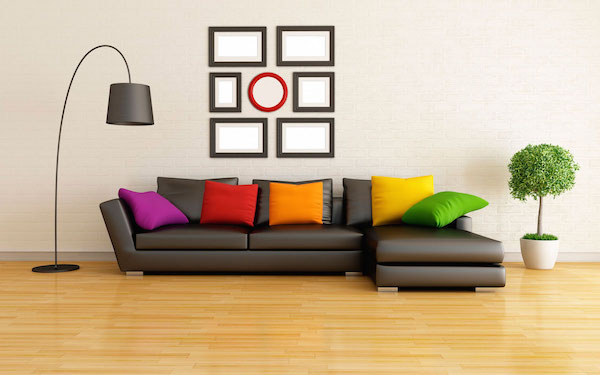
//> input picture Images/01.jpg, 600 x 375 px
$ ./main ../Images/01.jpg   (built with g++ and OpenCV 4)
//> lines starting //> are read from the running program, lines starting //| are printed output that depends on the picture; after the words box and inside, x2 and y2 are one past the last pixel; in counts of white or black regions, pixels touching at a corner belong together
#include <opencv2/core/core.hpp>
#include "opencv2/imgproc.hpp"
#include <opencv2/highgui/highgui.hpp>
#include <iostream>

using namespace cv;
using namespace std;

int main(int argc, char** argv) {
    if (argc != 2) {
        cout <<" Usage: Segmentation ImageToLoad" << endl;
        return -1;
    }

    Mat image = imread(argv[1]), gray, thresh;
//> image is the input picture: 375 rows x 600 cols, CV_8UC3; mean B, G, R 147.5, 177.8, 198.9

    if (!image.data) {
        cout << "Could not open or find the image" << endl;
        return -1;
    }

    imshow("Image", image);

    cvtColor(image, gray, COLOR_BGR2GRAY);
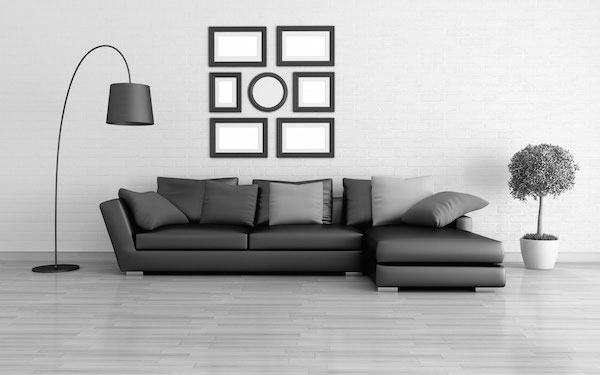
//> gray: 375 rows x 600 cols, CV_8UC1; min 0, max 255, mean 180.7
    imshow("Gray", gray);

    threshold(gray, thresh, 0, 255, THRESH_BINARY_INV + THRESH_OTSU);
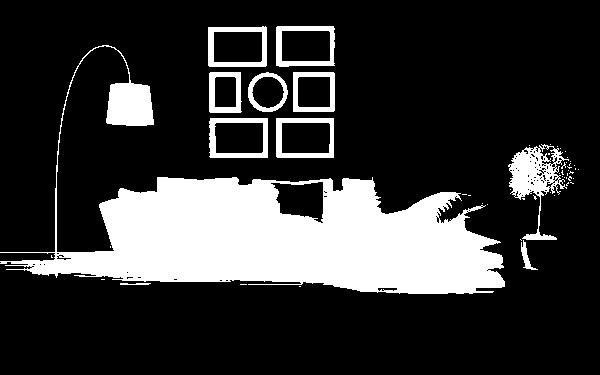
//> thresh: 375 rows x 600 cols, CV_8UC1; 21% white; 53 white regions (42 under 20 px), largest, box (x1, y1, x2, y2) and area: (0, 45, 505, 294) 39272, (508, 144, 569, 240) 2087, (208, 26, 267, 67) 922
    imshow("Threshold", thresh);

    Mat opening, sure_bg, dist_transform, sure_fg, unknown;
    Mat kernel = Mat::ones(3, 3, CV_8U);
    morphologyEx(thresh, opening, MORPH_OPEN, kernel, Point(-1, -1), 2);
//> opening: 375 rows x 600 cols, CV_8UC1; 19.6% white; 18 white regions, largest, box (x1, y1, x2, y2) and area: (32, 177, 505, 294) 36007, (106, 83, 154, 126) 1817, (511, 152, 546, 195) 948
    imshow("Opening", opening);

    dilate(opening, sure_bg, kernel, Point(-1, -1), 3);
//> sure_bg: 375 rows x 600 cols, CV_8UC1; 25% white; 9 white regions, largest, box (x1, y1, x2, y2) and area: (25, 174, 508, 297) 40714, (205, 24, 271, 161) 5299, (273, 23, 338, 161) 5290
    imshow("Background", sure_bg);

    double min, max;
    distanceTransform(opening, dist_transform, DIST_L2, 5);
    normalize(dist_transform, dist_transform, 0, 1, NORM_MINMAX);
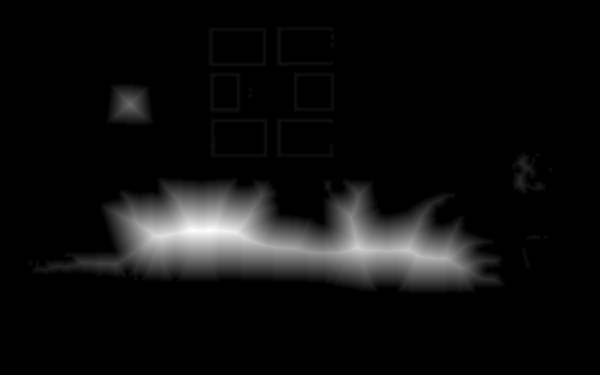
//> dist_transform: 375 rows x 600 cols, CV_32FC1; min 0, max 1, mean 0.0573
    imshow("Distance Transform", dist_transform);

    minMaxLoc(dist_transform, &min, &max);
//> min = 0; max = 1
    threshold(dist_transform, sure_fg, 0.5 * max, 255, 0);
//> sure_fg: 375 rows x 600 cols, CV_32FC1; 4.3% white; 1 white region, box (x1, y1, x2, y2) and area: (131, 204, 461, 268) 9755

    imshow("Foreground", sure_fg);

    sure_fg.convertTo(sure_fg, CV_8U);
    subtract(sure_bg, sure_fg, unknown);
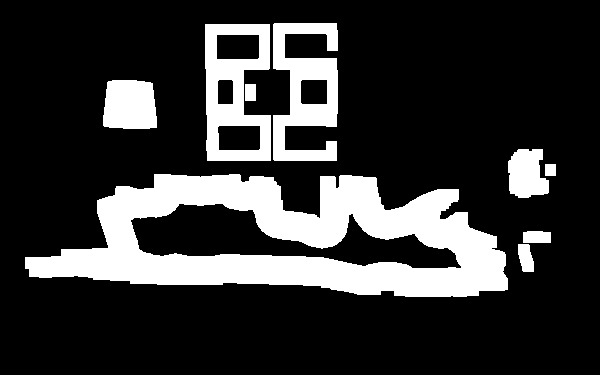
//> unknown: 375 rows x 600 cols, CV_8UC1; 20.7% white; 9 white regions

    imshow("Unknown", unknown);

    vector< vector<Point> > contours;
    findContours(sure_fg, contours, CV_RETR_EXTERNAL, CV_CHAIN_APPROX_SIMPLE);
//> contours = 1 contour; box (x1, y1, x2, y2) and area: (131, 204, 461, 268) 9391

    Mat markers = Mat::zeros(sure_fg.size(), CV_32SC1);

    for (size_t i = 0; i < contours.size(); i++)
        drawContours(markers, contours, static_cast<int>(i), Scalar::all(static_cast<int>(i) + 1), -1);
//> this loop made 1 pass

    imshow("Markers", markers * 10000);

    watershed(image, markers);
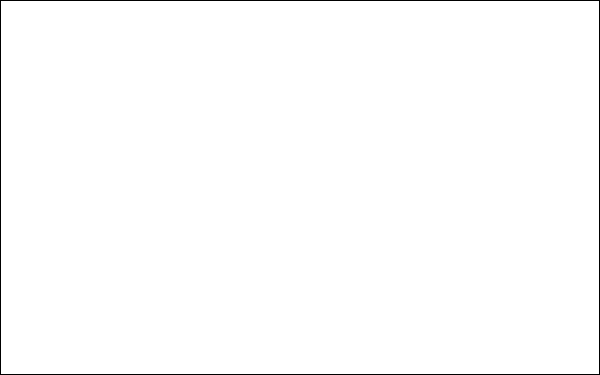
//> markers: 375 rows x 600 cols, CV_32SC1; values -1 (black) and 1 (white), 99.1% white; black in thin lines or dots
    Mat wshed(markers.size(), CV_8UC3);

    vector<Vec3b> colors;
    for (size_t i = 0; i < contours.size(); i++) {
        int b = theRNG().uniform(0, 255);
        int g = theRNG().uniform(0, 255);
        int r = theRNG().uniform(0, 255);
        colors.push_back(Vec3b((uchar)b, (uchar)g, (uchar)r));
    }

    for (int i = 0; i < markers.rows; i++) {
        for (int j = 0; j < markers.cols; j++) {
            int value = markers.at<int>(i, j);
            if (value == -1) {
                wshed.at<Vec3b>(i, j) = Vec3b(255, 255, 255);
                image.at<Vec3b>(i, j) = Vec3b(0, 0, 255);
            } else {
                wshed.at<Vec3b>(i, j) = colors[value];
            }
        }
    }
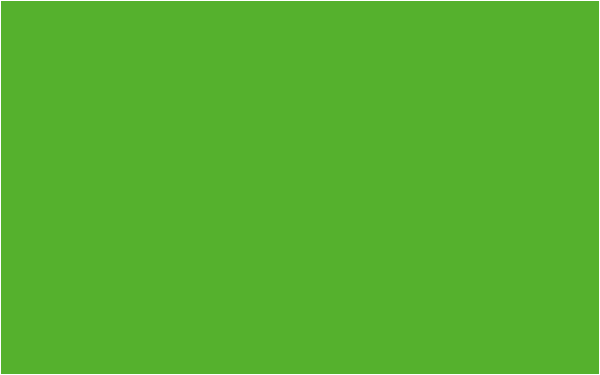
//> wshed: 375 rows x 600 cols, CV_8UC3; mean B, G, R 46.8, 177.7, 86.5
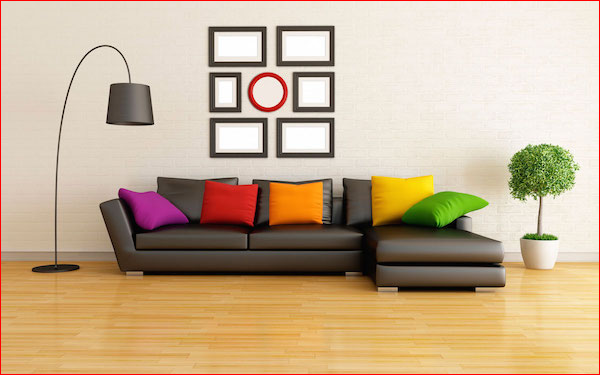
//> image: 375 rows x 600 cols, CV_8UC3; 0.86% of pixels changed, all inside (x1, y1, x2, y2) = (0, 0, 600, 375)

    imshow("Segmentation", image);
    imshow("Watershed", wshed);

    waitKey(0);

    return 0;
}

$ run again, on Images/03.jpg
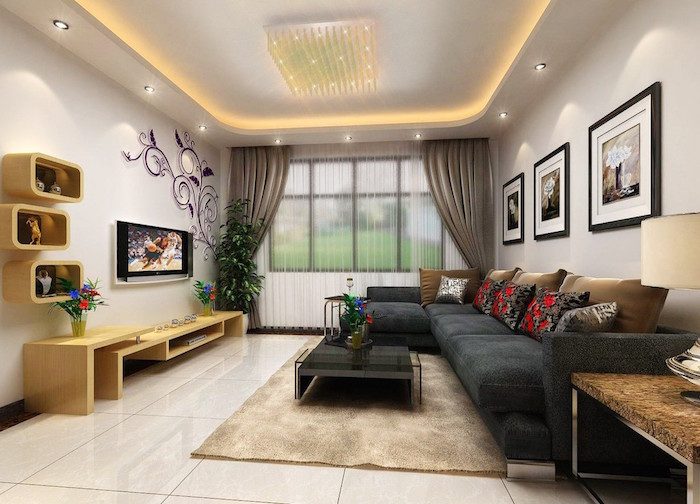
//> input picture Images/03.jpg, 700 x 504 px
//> image is the input picture: 504 rows x 700 cols, CV_8UC3; mean B, G, R 127.5, 145.2, 159.6
//> thresh: 504 rows x 700 cols, CV_8UC1; 33.3% white; 350 white regions (314 under 20 px), largest, box (x1, y1, x2, y2) and area: (175, 102, 700, 504) 87577, (0, 208, 100, 340) 5344, (0, 344, 87, 432) 5283
//> opening: 504 rows x 700 cols, CV_8UC1; 30% white; 35 white regions, largest, box (x1, y1, x2, y2) and area: (297, 107, 700, 504) 69097, (194, 136, 327, 336) 10903, (0, 344, 87, 431) 5224
//> sure_bg: 504 rows x 700 cols, CV_8UC1; 37.3% white; 11 white regions, largest, box (x1, y1, x2, y2) and area: (91, 104, 700, 504) 100773, (0, 156, 98, 434) 18462, (114, 218, 196, 284) 3803
//> min = 0; max = 1
//> unknown: 504 rows x 700 cols, CV_8UC1; 34.1% white; 11 white regions
//> contours = 4 contours; box (x1, y1, x2, y2) and area: (392, 316, 659, 504) 9352, (344, 347, 387, 384) 772, (613, 322, 656, 352) 412, (47, 374, 58, 387) 78
//> the loop `for (size_t i = 0; i < contours.size(); i++)` made 4 passes
//> after the loop `for (size_t i = 0; i < contours.size(); i++)`:
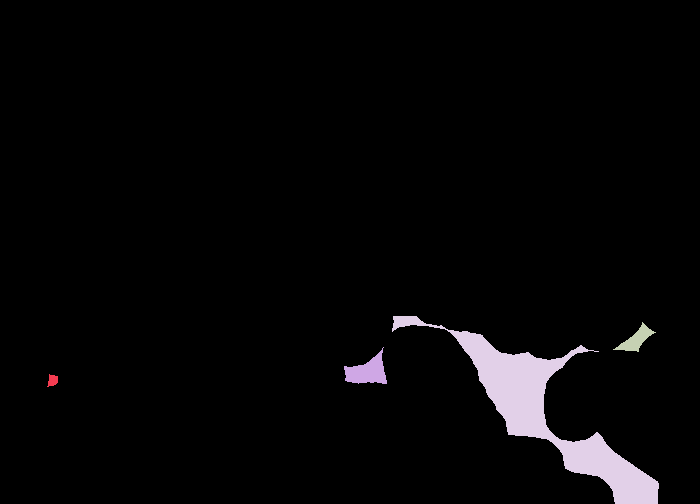
//> markers: 504 rows x 700 cols, CV_32SC1; 5 distinct labels, from 0 to 4; one colour per label, 0 black
//> after the loop `for (int i = 0; i < markers.rows; i++)`:
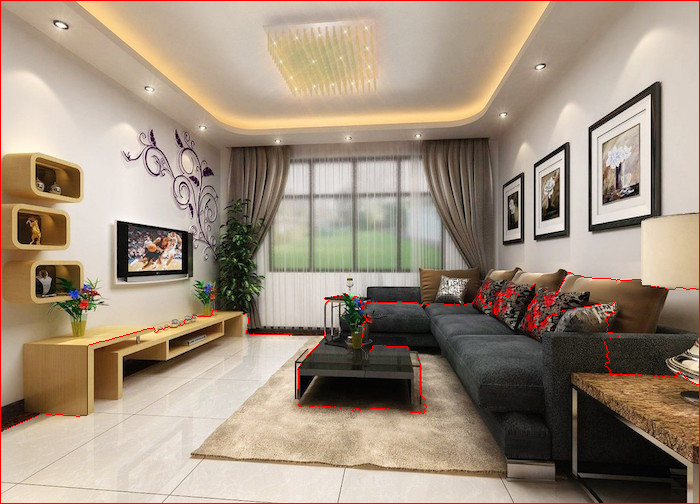
//> image: 504 rows x 700 cols, CV_8UC3; 1.14% of pixels changed, all inside (x1, y1, x2, y2) = (0, 0, 700, 504)

$ run again, on Images/04.jpg
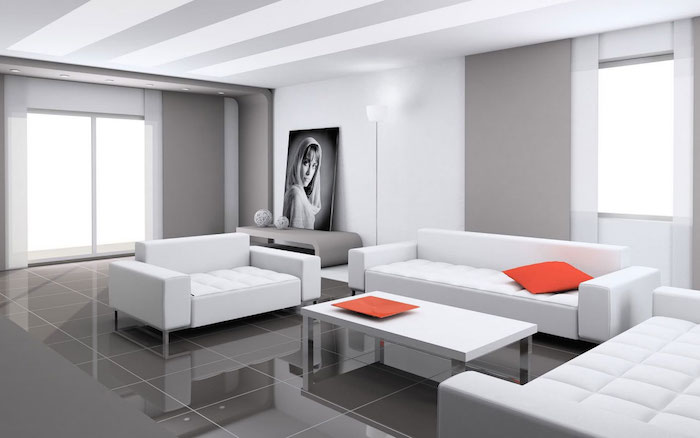
//> input picture Images/04.jpg, 700 x 438 px
//> image is the input picture: 438 rows x 700 cols, CV_8UC3; mean B, G, R 179.4, 176.4, 178.7
//> thresh: 438 rows x 700 cols, CV_8UC1; 41.4% white; 47 white regions (37 under 20 px), largest, box (x1, y1, x2, y2) and area: (0, 55, 635, 438) 101600, (458, 33, 604, 241) 20293, (502, 261, 594, 296) 2069
//> opening: 438 rows x 700 cols, CV_8UC1; 40.6% white; 12 white regions, largest, box (x1, y1, x2, y2) and area: (0, 55, 611, 438) 99261, (460, 37, 576, 240) 20221, (506, 261, 590, 295) 2036
//> sure_bg: 438 rows x 700 cols, CV_8UC1; 46.2% white; 9 white regions, largest, box (x1, y1, x2, y2) and area: (0, 52, 635, 438) 114135, (457, 34, 579, 243) 22177, (503, 258, 593, 298) 2780
//> min = 0; max = 1
//> unknown: 438 rows x 700 cols, CV_8UC1; 42.4% white; 9 white regions
//> contours = 2 contours; box (x1, y1, x2, y2) and area: (0, 348, 121, 438) 8668, (250, 378, 311, 438) 2616
//> the loop `for (size_t i = 0; i < contours.size(); i++)` made 2 passes
//> after the loop `for (size_t i = 0; i < contours.size(); i++)`:
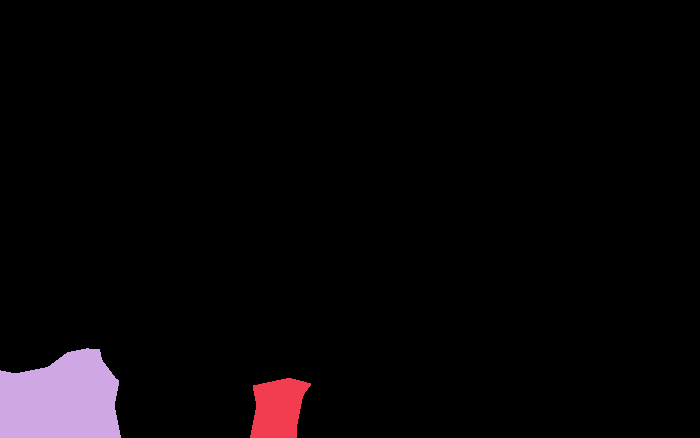
//> markers: 438 rows x 700 cols, CV_32SC1; 3 distinct labels, from 0 to 2; one colour per label, 0 black
//> after the loop `for (int i = 0; i < markers.rows; i++)`:
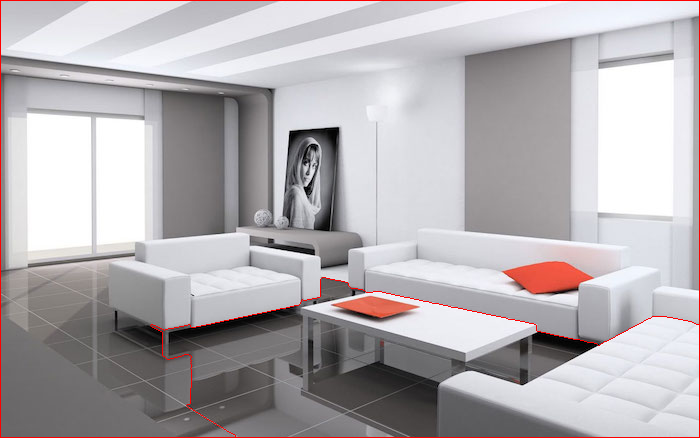
//> image: 438 rows x 700 cols, CV_8UC3; 0.98% of pixels changed, all inside (x1, y1, x2, y2) = (0, 0, 700, 438)

$ run again, on Images/05.jpg
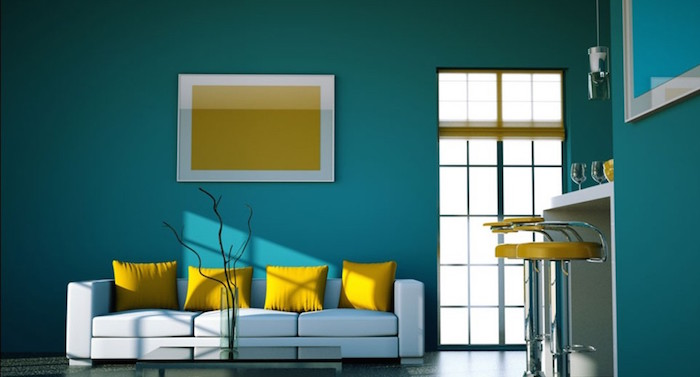
//> input picture Images/05.jpg, 700 x 377 px
//> image is the input picture: 377 rows x 700 cols, CV_8UC3; mean B, G, R 106.2, 110.6, 70.1
//> thresh: 377 rows x 700 cols, CV_8UC1; 77.1% white; 163 black regions (122 under 20 px), largest, box (x1, y1, x2, y2) and area: (438, 216, 548, 345) 10753, (66, 280, 228, 359) 7921, (177, 74, 334, 182) 7241
//> opening: 377 rows x 700 cols, CV_8UC1; 75.2% white; 36 black regions (20 under 20 px), largest, box (x1, y1, x2, y2) and area: (426, 136, 617, 377) 26528, (66, 260, 423, 366) 19429, (177, 74, 334, 182) 7470
//> sure_bg: 377 rows x 700 cols, CV_8UC1; 82% white; 17 black regions (4 under 20 px), largest, box (x1, y1, x2, y2) and area: (441, 139, 611, 341) 18238, (69, 269, 420, 363) 14577, (442, 76, 559, 124) 5484
//> min = 0; max = 1
//> unknown: 377 rows x 700 cols, CV_8UC1; 75.8% white; 18 black regions (4 under 20 px)
//> contours = 1 contour; box (x1, y1, x2, y2) and area: (0, 0, 117, 214) 16182
//> the loop `for (size_t i = 0; i < contours.size(); i++)` made 1 pass
//> after the loop `for (int i = 0; i < markers.rows; i++)`:
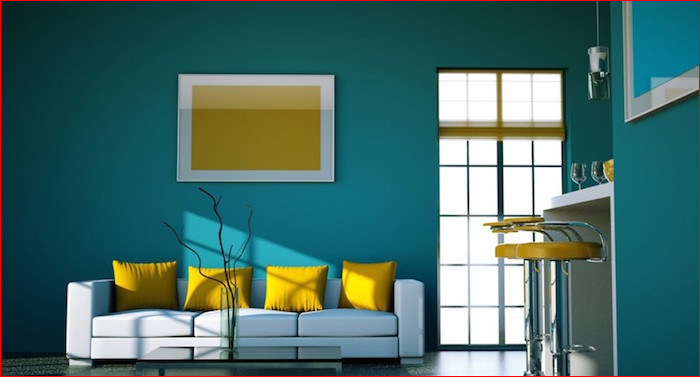
//> image: 377 rows x 700 cols, CV_8UC3; 0.81% of pixels changed, all inside (x1, y1, x2, y2) = (0, 0, 700, 377)
